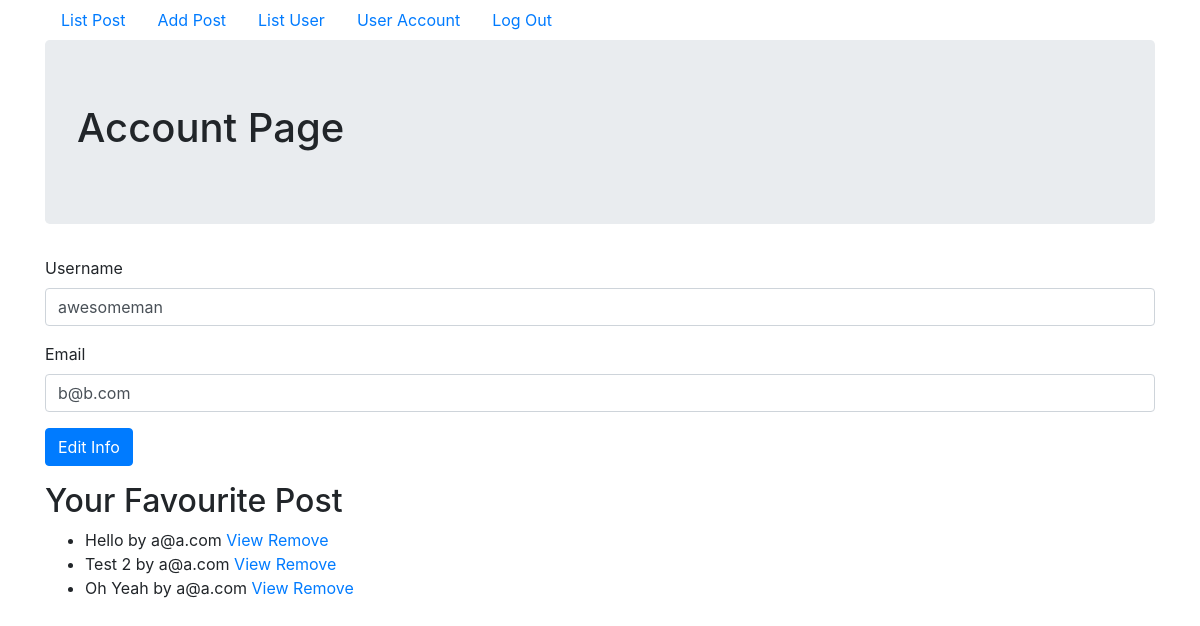
The app's page /users/account (signed in) with its own data.
### blog/models.py (models this page shows, shortened)
class User(UserMixin, db.Model):
    __tablename__ = 'user'
    id = db.Column(db.Integer, primary_key=True)
    username = db.Column(db.String(32), unique=True)
    email = db.Column(db.String(64), unique=True, nullable=False)
    password_hash = db.Column(db.String(256))
    favorite = db.relationship('Post'
                                ,secondary=user_favorite_post
                                ,lazy='subquery'
                                ,backref=db.backref('list_favorite_user', lazy=True))
    posts = db.relationship('Post', backref='author', lazy='dynamic')
    comments = db.relationship('Comment', backref='author', lazy=True)

class Post(db.Model):
    __tablename__ = 'posts'
    id = db.Column(db.Integer, primary_key=True)
    title = db.Column(db.String(128), nullable=False)
    body = db.Column(db.Text)
    created_at = db.Column(db.DateTime, server_default=db.func.now())
    updated_at = db.Column(
        db.DateTime, server_default=db.func.now(), server_onupdate=db.func.now())
    user_id = db.Column(db.Integer, db.ForeignKey('user.id'), nullable=False)
    comments = db.relationship('Comment', backref='belong_to_post', lazy=True)
    add_category = db.relationship('Category', secondary=post_category, lazy='subquery',
                                   backref=db.backref('list_post', lazy=True))

### blog/users/views.py (the view, shortened to what this page needs)
@users_blueprint.route('/account', methods=['GET', 'POST'])
@login_required
def account():
    form = AccountInfoForm()
    favorites=current_user.favorite
    if request.method == 'GET':
        form.username.data = current_user.username
        form.email.data = current_user.email
    return render_template('users/account.html',
                                     form=form,
                                     favorites=favorites)

### blog/users/forms.py
class AccountInfoForm(FlaskForm):
    username = StringField('Username')
    email = StringField('Email', validators=[DataRequired(), Email()])
    submit = SubmitField('Edit Info')

### blog/models.py (called while the page is built)
@login_manager.user_loader
def load_user(user_id):
    return User.query.get(user_id)

### blog/users/templates/users/account.html (shortened to what this page needs)
{% extends 'base.html' %} {% block content %}
<div class="jumbotron">
  <h1>Account Page</h1>
</div>
<form method="POST">
  <div class="form-group">
    {{ form.username.label }}
    {{ form.username(class='form-control') }}
  </div>
  <div class="form-group">
    {{ form.email.label }}
    {{ form.email(class='form-control') }}
  </div>
  {{ form.submit(class='btn btn-primary') }}
</form>
<h2>Your Favourite Post</h2>
<ul>
{% for favorite in favorites %}
    <li>{{ favorite.title }} by {{favorite.author.email}}
      <a href="{{ url_for('posts.show_post', post_id=favorite.id )}}">View</a>
      <a href="{{ url_for('posts.remove_favorite', post_id=favorite.id)}}">Remove</a>
    </li>
{% endfor %}
</ul>
{% endblock %}

### records on screen
User: username "awesomeman", email "b@b.com"
Post: title "Hello", author.email "a@a.com"
Post: title "Test 2", author.email "a@a.com"
Post: title "Oh Yeah", author.email "a@a.com"
